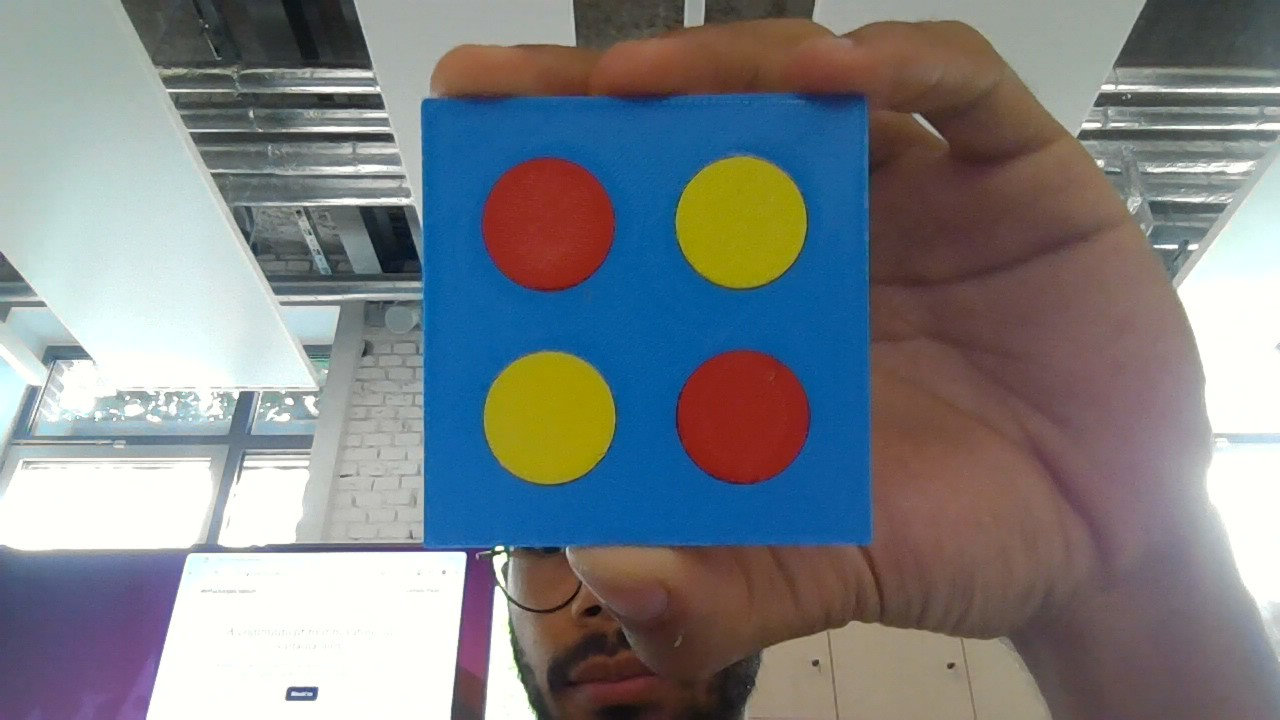
#> input picture opencv test/test.jpg, 1280 x 720 px, given in place of the camera
$ python grid_detection_boundaries.py
#> lines starting #> are read from the running program, lines starting #| are printed output that depends on the picture; after the words box and inside, x2 and y2 are one past the last pixel; in counts of white or black regions, pixels touching at a corner belong together
import cv2
import numpy as np

# Read the image
# image = cv2.imread('try.jpg')
webcam = cv2.VideoCapture(0)

def detect_and_map(mask, value, minRadius, maxRadius):
	blurred = cv2.GaussianBlur(mask, (9, 9), 2)
	circles = cv2.HoughCircles(
		blurred,
		cv2.HOUGH_GRADIENT,
		dp=1,
		minDist=20,
		param1=50,
		param2=28,
		minRadius=minRadius,
		maxRadius=maxRadius
	)

	if circles is not None and len(circles) > 0:
		circles = np.uint16(np.around(circles))
		for x, y, _ in circles[0]:
			# Draw a cross at (x, y)
			cross_size = 5
			color = (0, 255, 0)
			thickness = 1
			cv2.line(image, (x - cross_size, y), (x + cross_size, y), color, thickness)
			cv2.line(image, (x, y - cross_size), (x, y + cross_size), color, thickness)

			col = int(round((x - x_min - (x_max - x_min)*0.082) / cell_w))
			row = int(round((y - y_min - (y_max - y_min)*0.029) / cell_h))
			col = min(max(col, 0), cols - 1)
			row = min(max(row, 0), rows - 1)
			if row < rows:
				grid[row, col] = value

def print_grid(array):
	rows, cols = len(array), len(array[0])
	cell_size = 60
	image = np.ones((rows * cell_size, cols * cell_size, 3), dtype=np.uint8) * 255  # white background

	# Draw the array values
	for i in range(rows):
		for j in range(cols):
			cx = j * cell_size + cell_size // 2
			cy = i * cell_size + cell_size // 2
			radius = cell_size // 2 - 5

			value = array[i][j]
			if value == 1:
				color = (0, 0, 255)  # red (BGR)
			elif value == 2:
				color = (0, 255, 255)  # yellow (BGR)
			else:
				color = (255, 255, 255)  # white

			# Draw filled circle
			cv2.circle(image, (cx, cy), radius, color, -1)

			# Optional: Draw border
			cv2.circle(image, (cx, cy), radius, (0, 0, 0), 2)

	cv2.imshow('Grid', image)

# Color ranges
red_lower = np.array([160, 100, 100], np.uint8)
red_upper = np.array([180, 255, 255], np.uint8)
yellow_lower = np.array([20, 100, 100], np.uint8)
yellow_upper = np.array([30, 255, 255], np.uint8)
blue_lower = np.array([100, 150, 50], np.uint8)
blue_upper = np.array([130, 255, 255], np.uint8)

while(1):
	# image = cv2.imread('try.jpg')
	_, image = webcam.read()
#> image is the input picture: shape (720, 1280, 3); mean B, G, R 133.2, 129.7, 126.4

	if image is None:
		print("Error: Image not found or path is incorrect.")
		exit(1)
	hsvFrame = cv2.cvtColor(image, cv2.COLOR_BGR2HSV)
#> hsvFrame: shape (720, 1280, 3); mean H, S, V 64.3, 86.5, 153.3

	# Masks
	red_mask = cv2.inRange(hsvFrame, red_lower, red_upper)
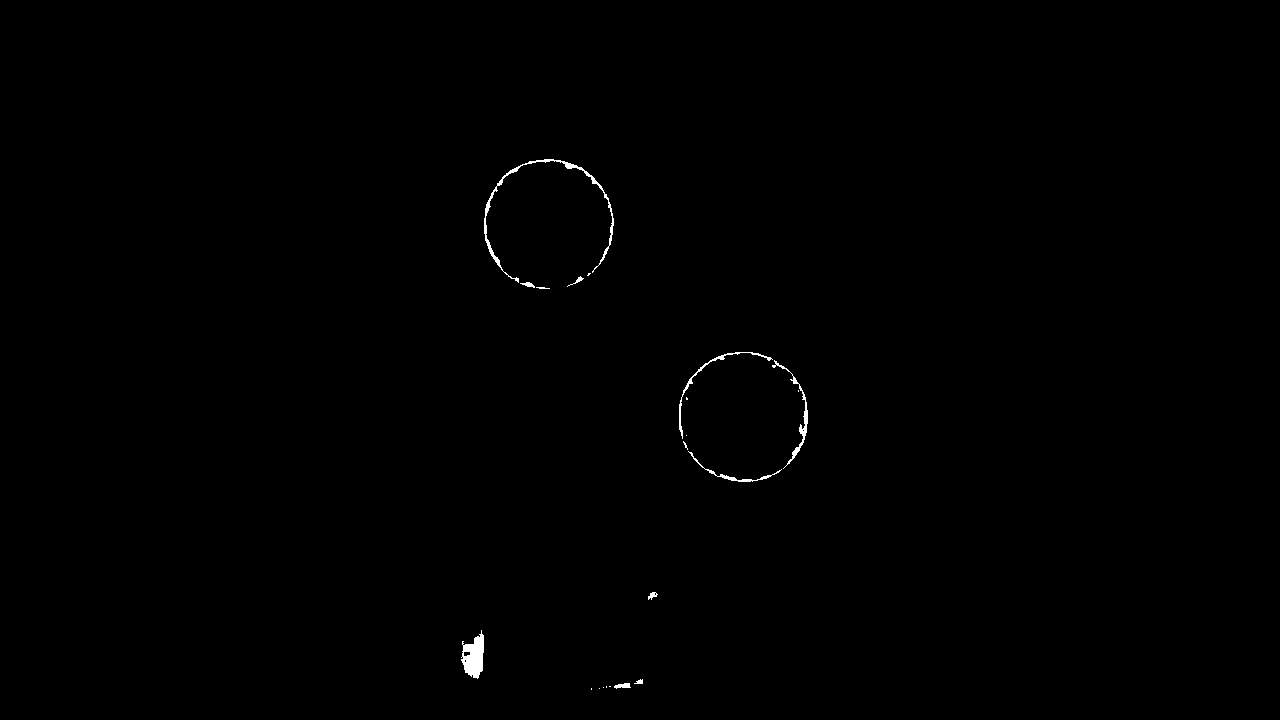
#> red_mask: shape (720, 1280); 0.29% white; 21 white regions (10 under 20 px), largest, box (x1, y1, x2, y2) and area: (484, 159, 614, 283) 801, (461, 630, 484, 679) 700, (772, 360, 808, 469) 364
	yellow_mask = cv2.inRange(hsvFrame, yellow_lower, yellow_upper)
#> yellow_mask: shape (720, 1280); 2.8% white; 6 white regions (4 under 20 px), largest, box (x1, y1, x2, y2) and area: (486, 353, 615, 484) 13073, (679, 158, 806, 288) 12867
	blue_mask = cv2.inRange(hsvFrame, blue_lower, blue_upper)
#> blue_mask: shape (720, 1280); 15.3% white; 2 white regions (1 under 20 px), largest, box (x1, y1, x2, y2) and area: (418, 94, 871, 550) 140985

	kernel = np.ones((5, 5), "uint8")
	red_mask = cv2.dilate(red_mask, kernel)
#> red_mask: shape (720, 1280); 0.83% white; 6 white regions, box (x1, y1, x2, y2) and area: (677, 350, 810, 484) 3129, (482, 157, 616, 291) 2944, (459, 628, 486, 681) 1054, (597, 677, 645, 691) 358, (646, 590, 660, 602) 136, (589, 686, 594, 692) 30
	yellow_mask = cv2.dilate(yellow_mask, kernel)
#> yellow_mask: shape (720, 1280); 3.1% white; 4 white regions, box (x1, y1, x2, y2) and area: (484, 351, 617, 486) 14155, (677, 156, 808, 290) 13949, (983, 38, 992, 49) 76, (888, 20, 894, 25) 30
	blue_mask = cv2.dilate(blue_mask, kernel)
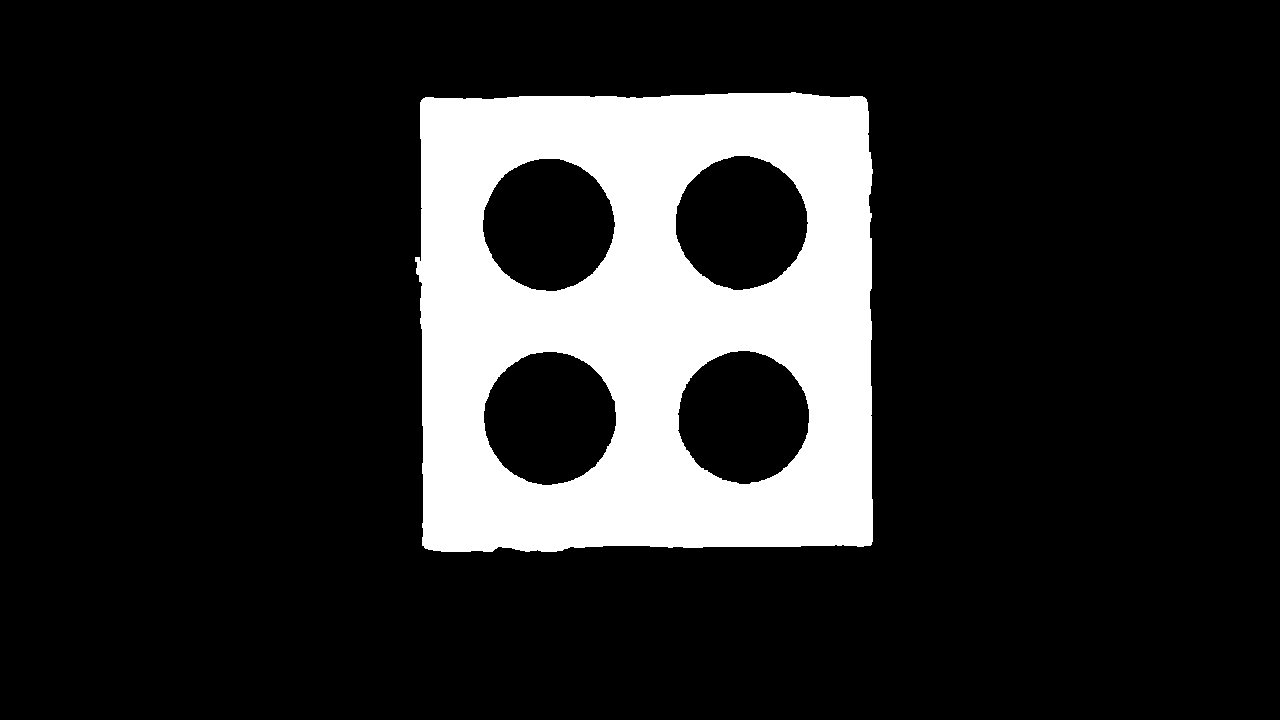
#> blue_mask: shape (720, 1280); 16.2% white; 1 white region

	contours, _ = cv2.findContours(blue_mask, cv2.RETR_EXTERNAL, cv2.CHAIN_APPROX_SIMPLE)
#> contours = 1 contour; box (x1, y1, x2, y2) and area: (415, 92, 873, 552) 202518

	all_points = []
	# Going through every contours found in the image.
	for cnt in contours :
		# Approximate the contour to a polygon
		epsilon = 0.02 * cv2.arcLength(cnt, True)
		approx = cv2.approxPolyDP(cnt, epsilon, True)

		# Check if the polygon has 4 vertices
		if len(approx) == 4:
			# Optionally check if it's convex and has a reasonable area
			if cv2.isContourConvex(approx) and cv2.contourArea(approx) > 3000:
				# It's a rectangle – draw or process it
				cv2.drawContours(image, [approx], 0, (0, 255, 0), 2)
				n = approx.ravel()
				for i in range(0, len(n), 2):
					all_points.append((n[i], n[i+1]))
#> this loop made 1 pass
#> (epsilon, n) on pass 1: (37.08, [864, 97, 421, 100, 425, 548, 871, 544])
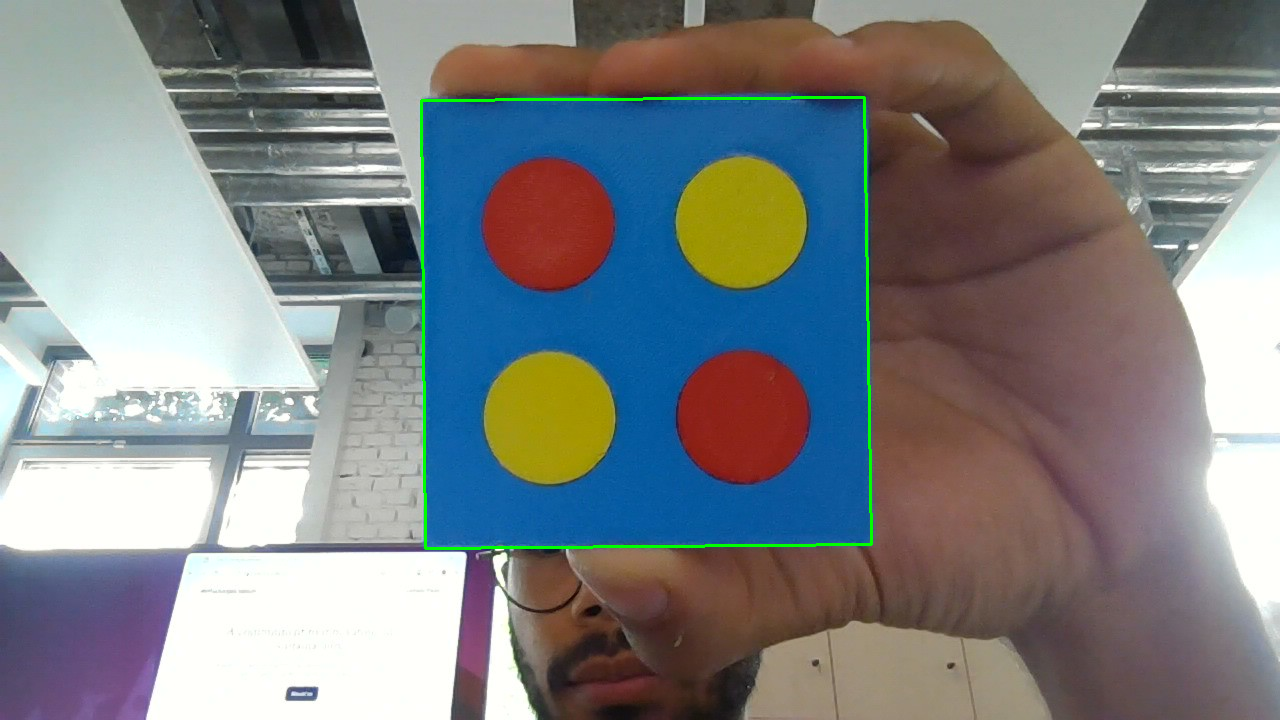
#> image: shape (720, 1280, 3); 0.58% of pixels changed, all inside (x1, y1, x2, y2) = (420, 96, 873, 550)
#> after the loop, all_points = [(864, 97), (421, 100), (425, 548), (871, 544)]

				# [9 lines of commented-out code are left out]

	if all_points:
		xs, ys = zip(*all_points)
#> xs = (864, 421, 425, 871); ys = (97, 100, 548, 544)
		x_min, x_max = min(xs), max(xs)
#> x_min = 421; x_max = 871
		y_min, y_max = min(ys), max(ys)
#> y_min = 97; y_max = 548
		# print(f"Detected grid boundaries: x_min={x_min}, y_min={y_min}, x_max={x_max}, y_max={y_max}")

		# Calculate diagonal distance for radius scaling
		distance = np.hypot(x_max - x_min, y_max - y_min)
#> distance = 637.1
		minRadius = int(distance * 0.002)
#> minRadius = 1
		maxRadius = int(distance * 0.5)
#> maxRadius = 318
		# print(f"minRadius={minRadius}, maxRadius={maxRadius}")

		# Grid setup
		rows, cols = 6, 7
		print(y_max - y_min)
#| 451
		cell_w = (x_max - x_min - (x_max-x_min)*0.082*2) / (cols - 1)
#> cell_w = 62.7
		cell_h = (y_max - y_min - (x_max-x_min)*0.029*2) / (rows - 1)
#> cell_h = 84.98
		grid = np.zeros((rows, cols), dtype=int)

		# Detect and map red (1) and yellow (2) circles
		detect_and_map(red_mask, 1, minRadius, maxRadius)
#> in detect_and_map, `circles = cv2.HoughCircles( blurred, cv2.HOUGH_GRADIENT, dp=1, minDist..`: circles = [[548.5, 223.5, 66.9], [741.5, 416.5, 67.1], [759.5, 400.5, 44.6], [757.5, 432.5, 47.3], [573.5, 242.5, 36.5], [717.5, 439.5, 33.8]]
#> in detect_and_map, `circles = np.uint16(np.around(circles))`: circles = [[548, 224, 67], [742, 416, 67], [760, 400, 45], [758, 432, 47], [574, 242, 36], [718, 440, 34]]
#> the loop in detect_and_map, `for x, y, _ in circles[0]:` made 6 passes
#> (x, y, col, row) on passes 1 to 6: (548, 224, 1, 1), (742, 416, 5, 4), (760, 400, 5, 3), (758, 432, 5, 4), (574, 242, 2, 2), (718, 440, 4, 4)
		detect_and_map(yellow_mask, 2, minRadius, maxRadius)
#> the loop in detect_and_map (call 2), `for x, y, _ in circles[0]:` made 2 passes
#> (x, y, cross_size, color, thickness, col, row) on passes 1 to 2: (550, 420, 5, (0, 255, 0), 1, 1, 4), (740, 224, 5, (0, 255, 0), 1, 4, 1)

		# print(grid)
		print_grid(grid)
#> in print_grid, `rows, cols = len(array), len(array[0])`: rows = 6; cols = 7
#> after the loop in print_grid, `for i in range(rows):`:
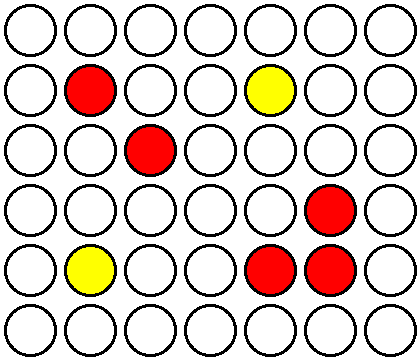
#> image: shape (360, 420, 3); mean of channels 0, 1, 2 200, 205.9, 220.4; drawn as B, G, R
	else:
		print("No corners detected. Cannot compute grid boundaries.k")

	cv2.imshow('ConnecTUM', image)
	cv2.imshow('Blue Mask', blue_mask)
	# cv2.imshow('Yellow Mask', yellow_mask)

	if cv2.waitKey(10) & 0xFF == ord('q'):
#> (key q is pressed here)
		webcam.release()
		cv2.destroyAllWindows()
		break
